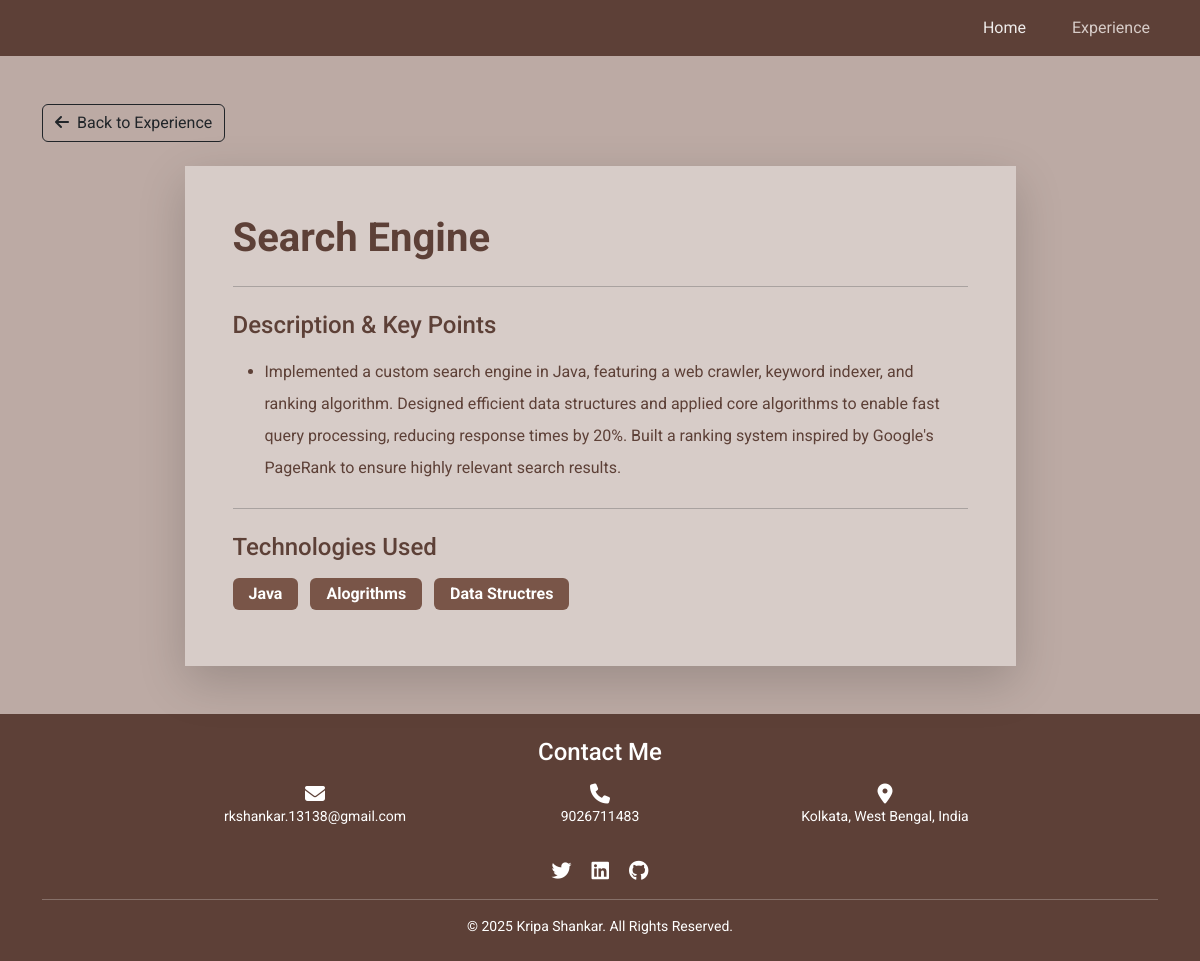
The page /experience/search-engine/ on the database its author committed.
### Portfolio/models.py (models this page shows, shortened)
class Experience(models.Model):
    project_name = models.CharField(max_length=200, help_text="Project/Work/Position name")
    organization = models.CharField(max_length=200, blank=True, help_text="Company/Organization (optional)")
    project_link = models.URLField(blank=True, null=True)
    slug = models.SlugField(unique=True, blank=True)
    order = models.IntegerField(default=0, help_text="Higher number appears first")
    class Meta:
        ordering = ['-order']
        verbose_name = "Experience/Project"
        verbose_name_plural = "Experiences/Projects"

class ExperienceDetail(models.Model):
    experience = models.ForeignKey(Experience, on_delete=models.CASCADE, related_name='details')
    description = models.TextField(help_text="One point description")
    order = models.IntegerField(default=0)
    class Meta:
        ordering = ['order']
        verbose_name = "Description Point"
        verbose_name_plural = "Description Points"

class TechStack(models.Model):
    experience = models.ForeignKey(Experience, on_delete=models.CASCADE, related_name='tech_stack')
    technology = models.CharField(max_length=100)
    order = models.IntegerField(default=0)
    class Meta:
        ordering = ['order']
        verbose_name = "Technology"
        verbose_name_plural = "Tech Stack"

class About(models.Model):
    name = models.CharField(max_length=100)
    title = models.CharField(max_length=200)
    bio = models.TextField()
    profile_image = models.ImageField(upload_to='profile/', blank=True, null=True)
    email = models.EmailField()
    phone = models.CharField(max_length=20)
    location = models.CharField(max_length=200, default="Kolkata, West Bengal, India")
    linkedin = models.URLField(blank=True)
    github = models.URLField(blank=True)
    twitter = models.URLField(blank=True)
    class Meta:
        verbose_name_plural = "About"

### Portfolio/views.py (the view)
# urls.py: path('experience/<slug:slug>/', views.experience_detail, name='experience_detail'),
def experience_detail(request, slug):
    about = About.objects.first()
    experience = get_object_or_404(Experience, slug=slug)
    context = {
        'experience': experience,
        'about': about,
    }
    return render(request, 'Portfolio/experience_detail.html', context)

### templates/Portfolio/experience_detail.html (shortened to what this page needs)
{% extends 'Portfolio/base.html' %}
{% block content %}
<main>
    <section class="bg-light-brown py-5">
        <div class="container">
            <div class="mb-4">
                <a href="{% url 'Experience' %}" class="btn btn-outline-dark">
                    <i class="fas fa-arrow-left me-2"></i>Back to Experience
                </a>
            </div>
            <div class="row justify-content-center">
                <div class="col-lg-9">
                    <div class="card shadow-lg">
                        <div class="card-body bg-very-light-brown p-5">
                            <h1 class="text-brown fw-bold mb-3">{{ experience.project_name }}</h1>
                            <hr class="my-4">
                            {% if experience.details.all %}
                            <h4 class="text-brown mb-3">Description & Key Points</h4>
                            <ul class="text-brown" style="line-height: 2;">
                                {% for detail in experience.details.all %}
                                <li class="mb-3">{{ detail.description }}</li>
                                {% endfor %}
                            </ul>
                            {% endif %}
                            {% if experience.tech_stack.all %}
                            <hr class="my-4">
                            <h4 class="text-brown mb-3">Technologies Used</h4>
                            <div>
                                {% for tech in experience.tech_stack.all %}
                                <span class="badge bg-medium-brown me-2 mb-2 py-2 px-3" style="font-size: 1rem;">
                                    {{ tech.technology }}
                                </span>
                                {% endfor %}
                            </div>
                            {% endif %}
                        </div>
                    </div>
                </div>
            </div>
        </div>
    </section>
</main>
{% endblock content %}

### templates/Portfolio/base.html (shortened to what this page needs)
<!DOCTYPE html>
{% load static %}
<html lang="en">
<head>
    <link href="https://cdn.jsdelivr.net/npm/bootstrap@5.3.0/dist/css/bootstrap.min.css" rel="stylesheet">
    <link rel="stylesheet" href="https://cdnjs.cloudflare.com/ajax/libs/font-awesome/6.4.0/css/all.min.css">
</head>
<body>
    <header class="fixed-top">
        <nav class="navbar navbar-expand-lg navbar-dark bg-dark-brown">
            <div class="container">
                <div class="collapse navbar-collapse" id="navbarNav">
                    <ul class="navbar-nav ms-auto">
                        <li class="nav-item">
                            <a class="nav-link {% if request.path == '/' %}active{% endif %}" href="{% url 'home' %}">Home</a>
                        </li>
                        <li class="nav-item">
                            <a class="nav-link {% if 'experience' in request.path %}active{% endif %}" href="{% url 'Experience' %}">Experience</a>
                        </li>
                    </ul>
                </div>
            </div>
        </nav>
    </header>
    {% block content %}
    {% endblock content %}
    <footer class="bg-dark-brown text-white py-4">
        <div class="container">
            <h4 class="text-center mb-3">Contact Me</h4>
            {% if about %}
            <div class="row justify-content-center">
                <div class="col-md-3 text-center mb-3">
                    <i class="fas fa-envelope fa-lg mb-2"></i>
                    <p class="mb-0 small"><a href="mailto:{{ about.email }}?subject=Portfolio%20Contact" target="_top" class="text-white text-decoration-none">{{ about.email }}</a></p>
                </div>
                <div class="col-md-3 text-center mb-3">
                    <i class="fas fa-phone fa-lg mb-2"></i>
                    <p class="mb-0 small">
                        <a href="tel:{{ about.phone }}" class="text-white text-decoration-none">{{ about.phone }}</a>
                    </p>
                </div>
                <div class="col-md-3 text-center mb-3">
                    <i class="fas fa-map-marker-alt fa-lg mb-2"></i>
                    <p class="mb-0 small">{{ about.location }}</p>
                </div>
            </div>
            <div class="row justify-content-center mt-3">
                <div class="col-12 text-center">
                    {% if about.twitter %}
                    <a href="{{ about.twitter }}" target="_blank" class="text-white me-3"><i class="fab fa-twitter fa-lg"></i></a>
                    {% endif %}
                    {% if about.linkedin %}
                    <a href="{{ about.linkedin }}" target="_blank" class="text-white me-3"><i class="fab fa-linkedin fa-lg"></i></a>
                    {% endif %}
                    {% if about.github %}
                    <a href="{{ about.github }}" target="_blank" class="text-white"><i class="fab fa-github fa-lg"></i></a>
                    {% endif %}
                </div>
            </div>
            {% endif %}
            <hr class="my-3 bg-white opacity-25">
            <p class="text-center mb-0 small">&copy; 2025 {% if about %}{{ about.name }}{% else %}Kripa Shankar{% endif %}. All Rights Reserved.</p>
        </div>
    </footer>
</body>
</html>

### templates/Portfolio/base.html (style rules this page uses)
:root { --dark-brown: #5d4037; --medium-brown: #795548; --light-brown: #bcaaa4; --very-light-brown: #d7ccc8; }
* { font-family: 'Roboto', sans-serif; }
html, body { height: 100%; margin: 0; padding: 0; }
body { display: flex; flex-direction: column; background-color: var(--very-light-brown); }
header { flex-shrink: 0; }
main { flex: 1 0 auto; padding-top: 56px; }
footer { flex-shrink: 0; }
.navbar-nav .nav-item { margin-left: 30px; }
.bg-dark-brown { background-color: var(--dark-brown) !important; }
.bg-medium-brown { background-color: var(--medium-brown) !important; }
.bg-light-brown { background-color: var(--light-brown) !important; }
.bg-very-light-brown { background-color: var(--very-light-brown) !important; }
.text-brown { color: var(--dark-brown) !important; }
.navbar-dark .navbar-nav .nav-link { color: rgba(255, 255, 255, 0.9); }
.navbar-dark .navbar-nav .nav-link.active { color: var(--very-light-brown); }
.card { border: none; transition: transform 0.3s ease; }
section { min-height: calc(100vh - 56px - 300px); }

### rows shown on the page
Experience: project_name "Search Engine"
ExperienceDetail: description "Implemented a custom search engine in Java, featuring a web crawler, keyword indexer, and ranking algorithm. Designed efficient data structures and applied core algorithms to enable fast query processing, reducing response times by 20%. Built a ranking system inspired by Google's PageRank to ensure highly relevant search results."
TechStack: technology "Java"
TechStack: technology "Alogrithms"
TechStack: technology "Data Structres"
About: email "rkshankar.13138@gmail.com", phone "9026711483", location "Kolkata, West Bengal, India", name "Kripa Shankar"
